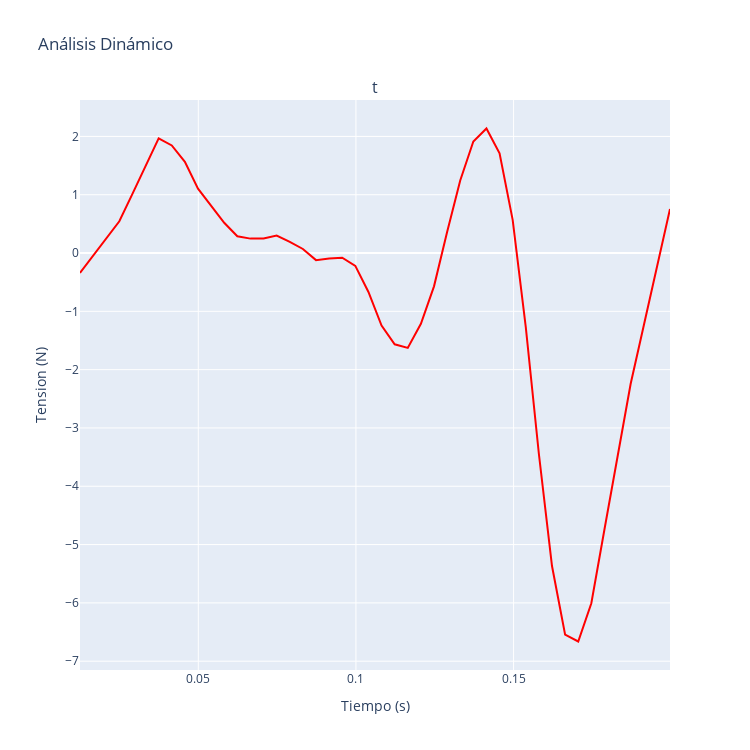

Notebook code for this chart:
### Code cell
#Elegir dataframe
dfGTension = df_tension

fig = make_subplots(rows=1, cols=1, subplot_titles=("tension/Tiempo"))

fig.update_yaxes(title_text="Tension (N)", row=1, col=1)
fig.update_xaxes(title_text="Tiempo (s)", row=1, col=1)
fig.add_trace(go.Scatter(x=dfGTension['time(sec)'], y=dfGTension['tension'], mode='lines', marker=dict(color='red'), name='tension'), row=1, col=1)


fig.update_layout(height=750, width=750, title_text="Análisis Dinámico", showlegend=False)

fig.show()

### Figure 1 — Plotly figure (JSON) as saved in the notebook; plotly's stock layout.template omitted (floating-point values rounded to 4 significant figures)
{"data": [{"marker": {"color": "red"}, "mode": "lines", "name": "tension", "type": "scatter", "x": [0.01248, 0.01663, 0.02079, 0.02495, 0.02911, 0.03327, 0.03743, 0.04159, 0.04574, 0.0499, 0.05406, 0.05822, 0.06238, 0.06654, 0.0707, 0.07485, 0.07901, 0.08317, 0.08733, 0.09149, 0.09565, 0.09981, 0.104, 0.1081, 0.1123, 0.1164, 0.1206, 0.1248, 0.1289, 0.1331, 0.1372, 0.1414, 0.1455, 0.1497, 0.1539, 0.158, 0.1622, 0.1663, 0.1705, 0.1747, 0.1788, 0.183, 0.1871, 0.1913, 0.1955, 0.1996], "xaxis": "x", "y": [-0.342, -0.04641, 0.2492, 0.5448, 1.014, 1.497, 1.968, 1.845, 1.563, 1.104, 0.819, 0.5195, 0.2888, 0.2474, 0.2503, 0.3002, 0.1932, 0.06936, -0.1215, -0.09182, -0.08085, -0.22, -0.6673, -1.245, -1.565, -1.626, -1.214, -0.5713, 0.3612, 1.246, 1.913, 2.136, 1.711, 0.5682, -1.271, -3.446, -5.368, -6.546, -6.662, -6.006, -4.741, -3.465, -2.243, -1.243, -0.2433, 0.7565], "yaxis": "y"}], "layout": {"annotations": [{"font": {"size": 16}, "showarrow": false, "text": "t", "x": 0.5, "xanchor": "center", "xref": "paper", "y": 1, "yanchor": "bottom", "yref": "paper"}], "height": 750, "showlegend": false, "title": {"text": "Análisis Dinámico"}, "width": 750, "xaxis": {"anchor": "y", "domain": [0, 1], "title": {"text": "Tiempo (s)"}}, "yaxis": {"anchor": "x", "domain": [0, 1], "title": {"text": "Tension (N)"}}}}
